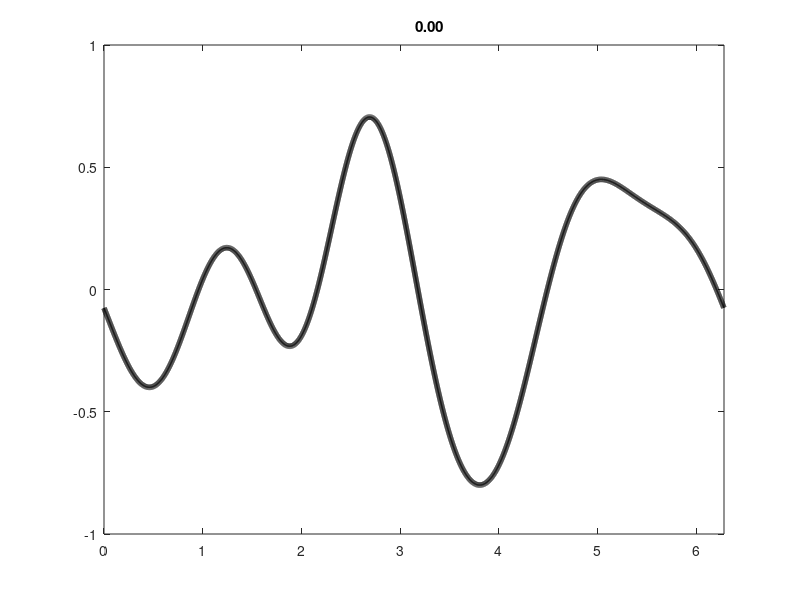
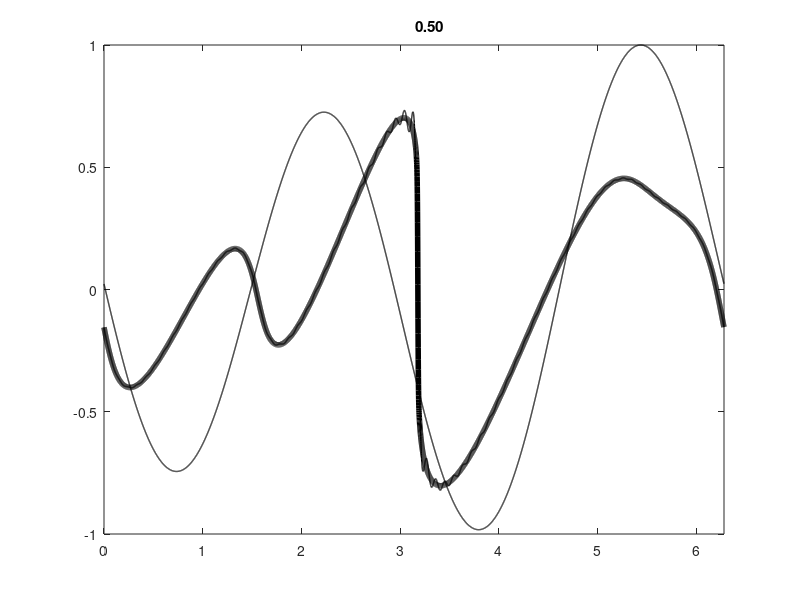
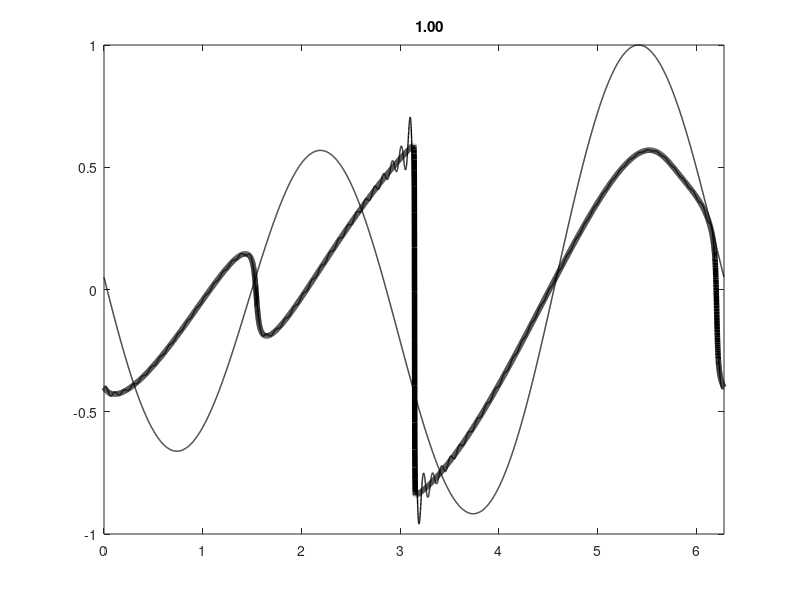
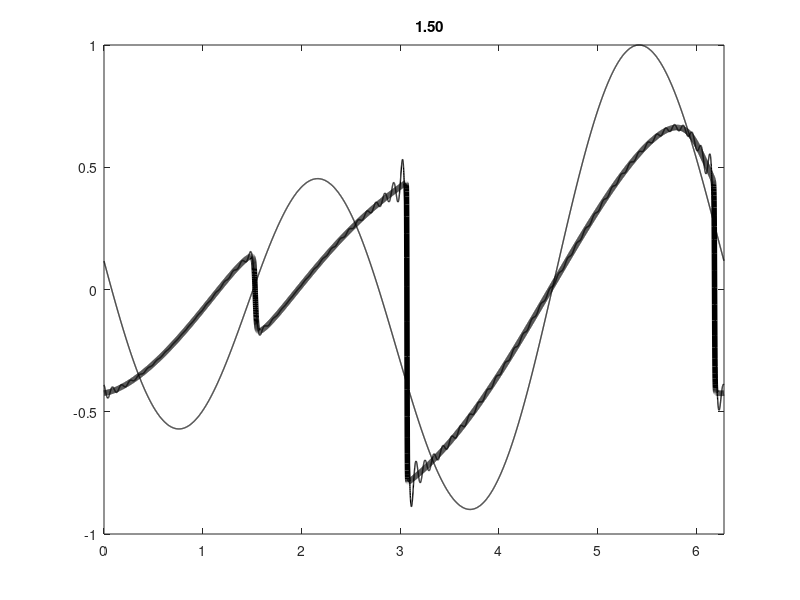

Source code (MATLAB) for these figures, in order: (Note: a time limit stopped this script after it produced the figures.)
#!/bin/env octave

randn('state', 1);
n = 2^13;
L = 2 * pi;
h = L/n;
x = (0:n-1)*h;
dt  = 0.0001;
mu = 0.001;
k = [0:n/2-1 -n/2:-1];
k1 = 1i*k;
k2 = k1.^2;

U = k .^2 .* exp(-k.^2 / L);
a =  fft(randn(1, n));
uinit = ifft(U .* a);
uinit = 0.8 * uinit / max(abs(uinit));
u0 = uinit;
E0 = sumsq(u0) * h;
q = 0;
figure('visible', 'off');
for t = 0:dt:2000
    E = sumsq(u0) * h;
    force = fft(u0);
    force(abs(k) >= 3) = 0;
    force .*= (E0 - E) / dt;
    rhs = @(u) (-k1.*fft(u0.^2)/2 + mu*k2.*fft(u0) + force);
    u1hat = fft(u0) + 0.5*dt*rhs(u0);
    u1 = ifft(u1hat);
    u2hat = fft(u0) + dt*rhs(u1);
    u0 = ifft(u2hat);
    if mod(q, 5000) == 0
      uf = u2hat;
      uf(abs(k) >= 70) = 0;
      uf = ifft(uf);
      force = ifft(force);
      force /= max(abs(force));
      plot(x, u0, 'color', 'black', 'linewidth', 4,
	   x, uf, 'color', 'black', 'linewidth', 1,
           x, force, 'color', 'black', 'linewidth', 1)
      axis([0,2*pi,-1, 1])
      title(sprintf('%12.2f', t))
      saveas(gcf(), sprintf('u.%09d.ppm', q))
      printf('%.16e\n', E);
    end
    q += 1;
end
